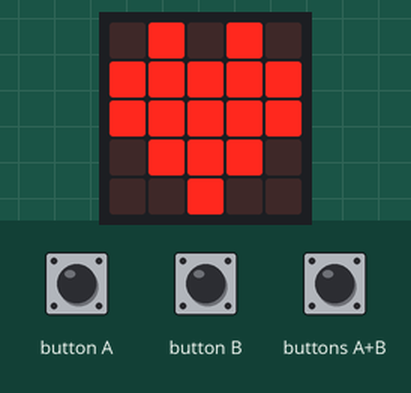
Bench run of a program on a simulated Calliope mini (MakeCode). Parts: the board's 5×5 LED display.

Above: at 0.1 s.
At 0.7 s:
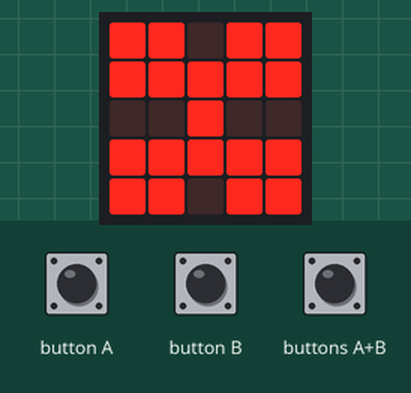
At 1.3 s:
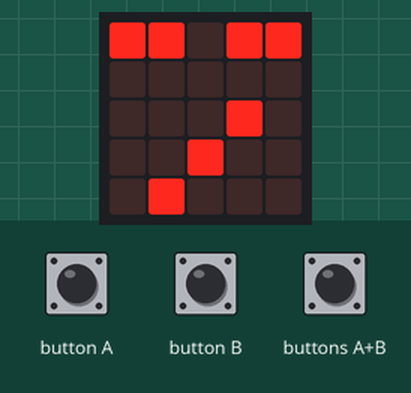

Measured:
- what the display in image 1 shows lasts 0.6 s, from 0.6 s to 1.2 s

The program:

main.ts
```typescript
let Eingabe = 0
if (input.buttonIsPressed(Button.AB)) {
    Eingabe = 2
}
basic.showIcon(IconNames.Heart)
basic.showIcon(IconNames.Butterfly)
basic.showIcon(IconNames.Meh)
if (Eingabe == 2) {
    led.plot(1, 2)
}
basic.forever(function () {

})
```

test.ts
```typescript
// Hier kann man Tests durchführen; diese Datei wird nicht kompiliert, wenn dieses Paket als Erweiterung verwendet wird.
```
